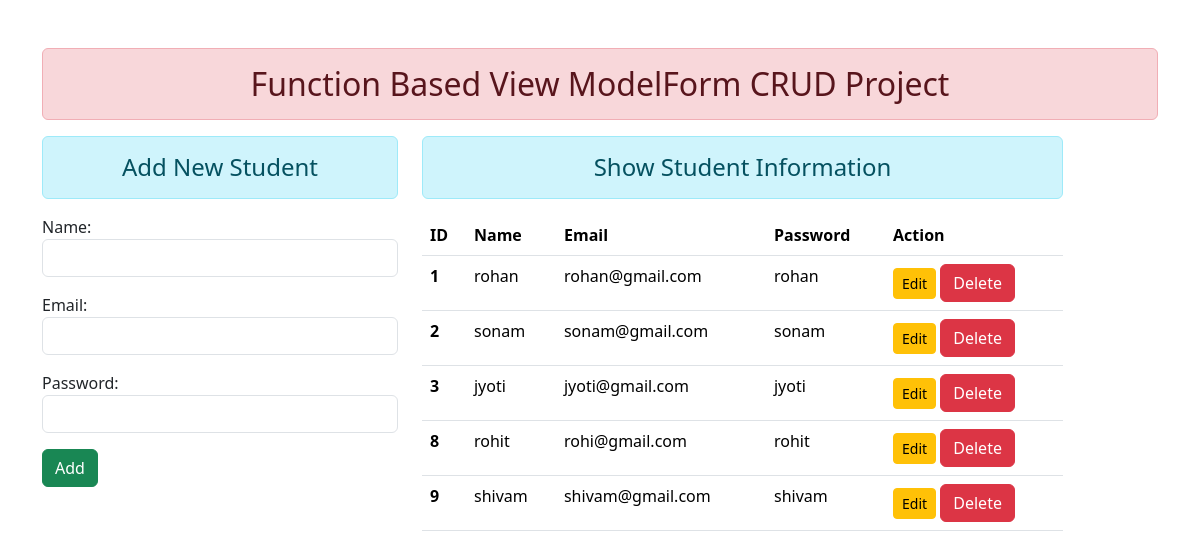
The page / on the database its author committed.
### enroll/models.py (models this page shows)
class User(models.Model):
    name=models.CharField(max_length=70)
    email=models.EmailField(max_length=100)
    password=models.CharField(max_length=100)

### enroll/views.py (the view)
# urls.py: path('',views.add_show,name="addandshow"),
def add_show(request):
    if request.method == 'POST':
        fm=StudentRegistration(request.POST)
        if fm.is_valid():
            nm=fm.cleaned_data['name']
            em=fm.cleaned_data['email']
            pw=fm.cleaned_data['password']
            reg=User(name=nm,email=em,password=pw)
            reg.save()
            fm=StudentRegistration()
    else:
        fm=StudentRegistration()
    stud= User.objects.all()
    return render(request,'enroll/addandshow.html',{'form':fm,'stu':stud})

### enroll/forms.py
class StudentRegistration(forms.ModelForm):
    class Meta:
        model=User
        fields=['name','email','password']
        widgets={
            'name':forms.TextInput(attrs={'class':'form-control'}),
            'email':forms.EmailInput(attrs={'class':'form-control'}),
            'password':forms.PasswordInput(render_value=True, attrs={'class':'form-control'}),
        }

### enroll/templates/enroll/addandshow.html (shortened to what this page needs)
{% extends "enroll/base.html" %}
{% block content %}
<div class="row">
    <div class="col-sm-4">
        <h4 class="text-center alert alert-info">Add New Student</h4>
<form action="" method="POST">
    {{form.as_p}}
    <input type="submit" class='btn btn-success' value='Add'>
</form>
    </div>
    <div class="col-sm-7 offset">
        <h4 class="text-center alert alert-info">Show Student Information</h4>
        {% if stu %}
        <table class="table table-hover">
            <thead>
                <tr>
                  <th scope="col">ID</th>
                  <th scope="col">Name</th>
                  <th scope="col">Email</th>
                  <th scope="col">Password</th>
                  <th scope="col">Action</th>
                </tr>
              </thead>
              <tbody>
                {% for st in stu %}
                <tr>
                  <th scope="row">{{st.id}}</th>
                  <td>{{st.name}}</td>
                  <td>{{st.email}}</td>
                  <td>{{st.password}}</td>
                  <td>
                    <a href="{% url "updatedata" st.id %}" class="btn btn-warning btn-sm">Edit</a>
                    <form action="{% url "deletedata" st.id %}" method="post" class="d-inline">
                        <input type="submit" class="btn btn-danger" value="Delete">
                    </form>
                  </td>
                </tr>
                {% endfor %}
              </tbody>
          </table>
        {% else %}
        <h4 class="text-center alert alert-warning">NO Records Found</h4>
        {% endif %}
    </div>
</div>
{% endblock content %}

### enroll/templates/enroll/base.html (shortened to what this page needs)
<!DOCTYPE html>
{% load static %}
<html lang="en">
<head>
    <link rel="stylesheet" href="{% static 'enroll/css/bootstrap.css' %}">
</head>
<body>
    <div class="container mt-5">
        <h2 class="text-center alert alert-danger">Function Based View ModelForm CRUD Project</h2>
        {% block content %}
        {% endblock content %}
    </div>
</body>
</html>

### rows shown on the page
User: id "1", name "rohan", email "rohan@gmail.com", password "rohan"
User: id "2", name "sonam", email "sonam@gmail.com", password "sonam"
User: id "3", name "jyoti", email "jyoti@gmail.com", password "jyoti"
User: id "8", name "rohit", email "rohi@gmail.com", password "rohit"
User: id "9", name "shivam", email "shivam@gmail.com", password "shivam"
